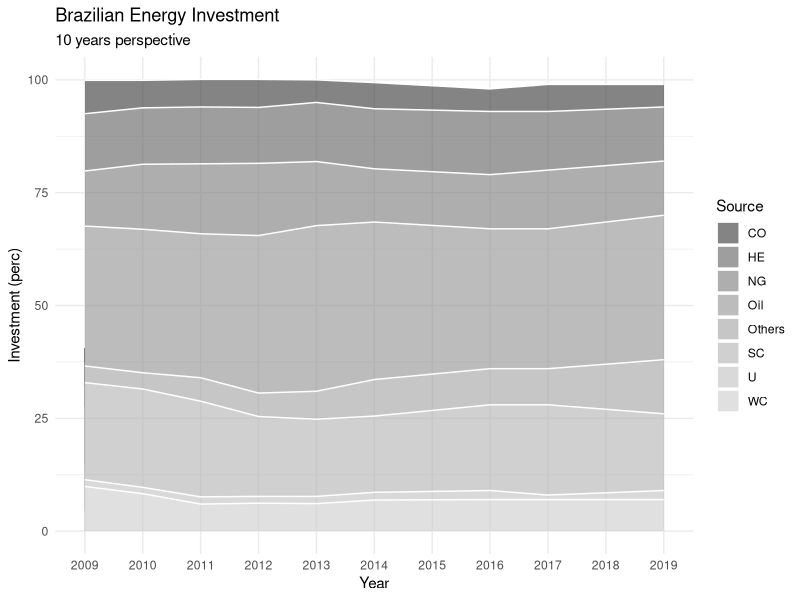
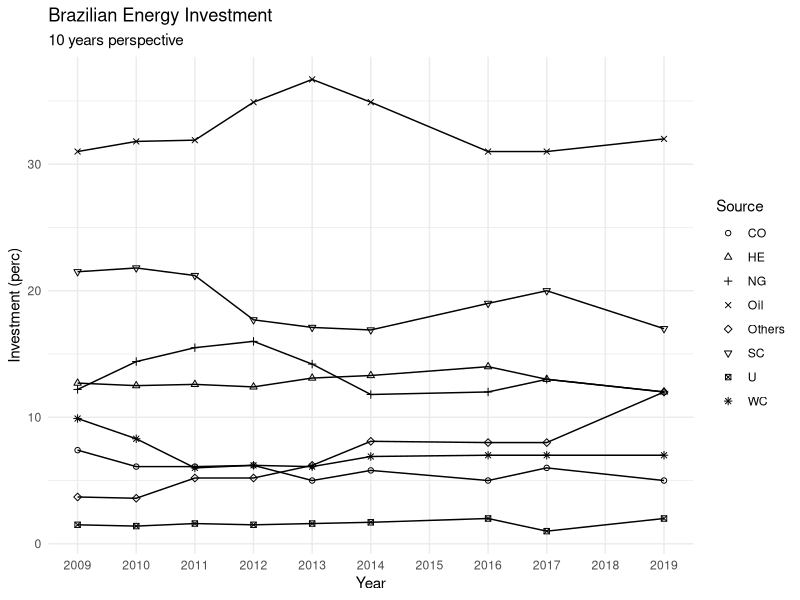
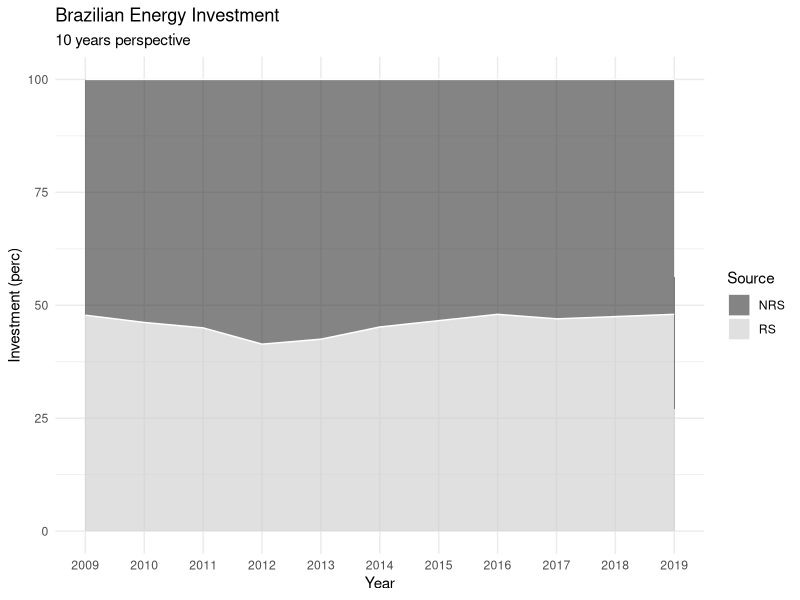
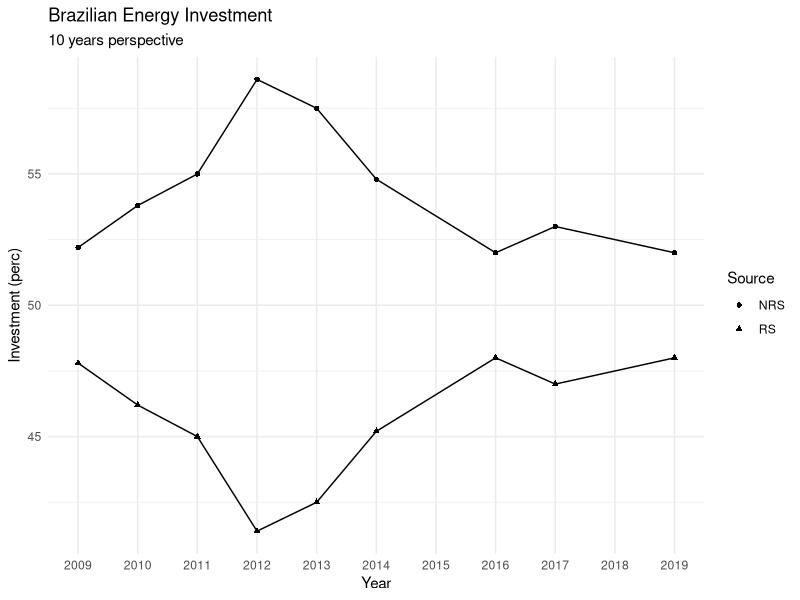
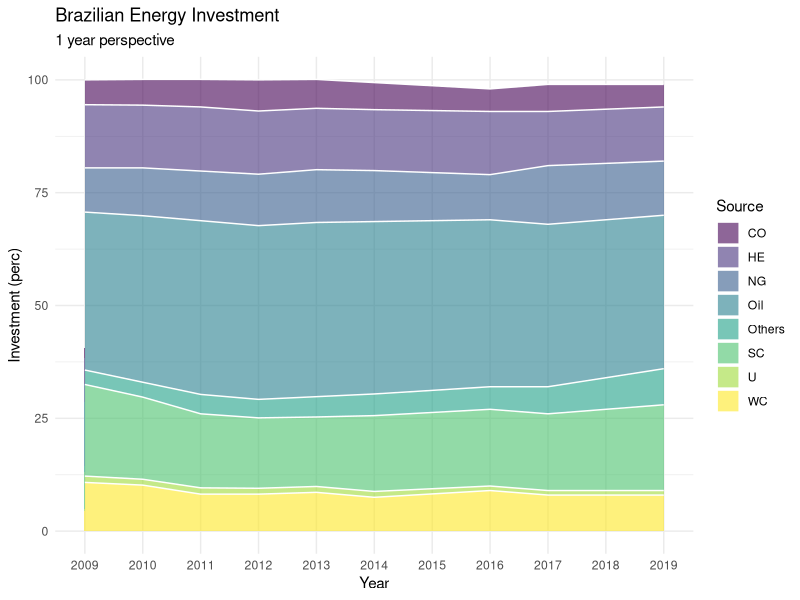
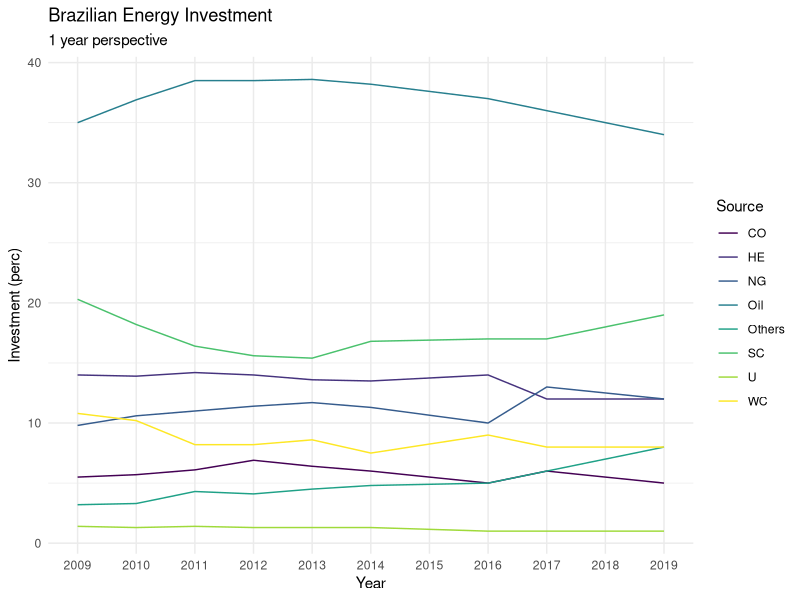
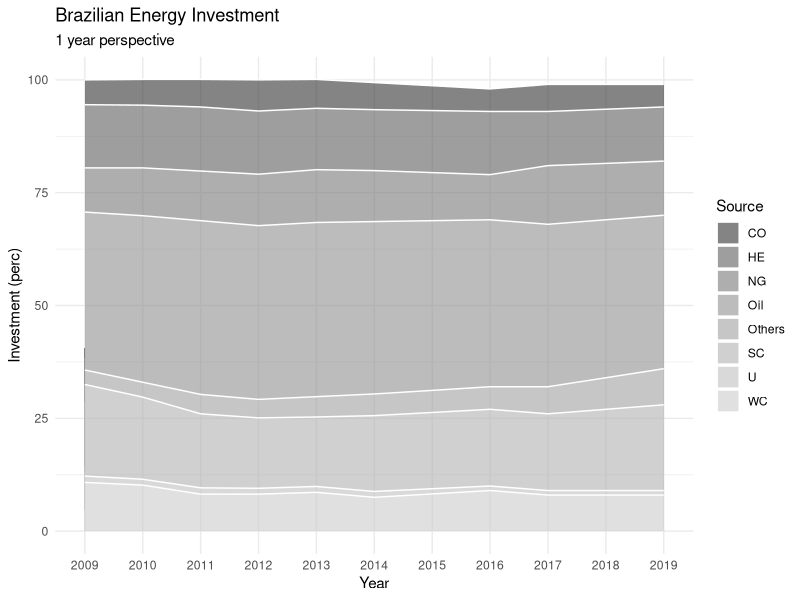
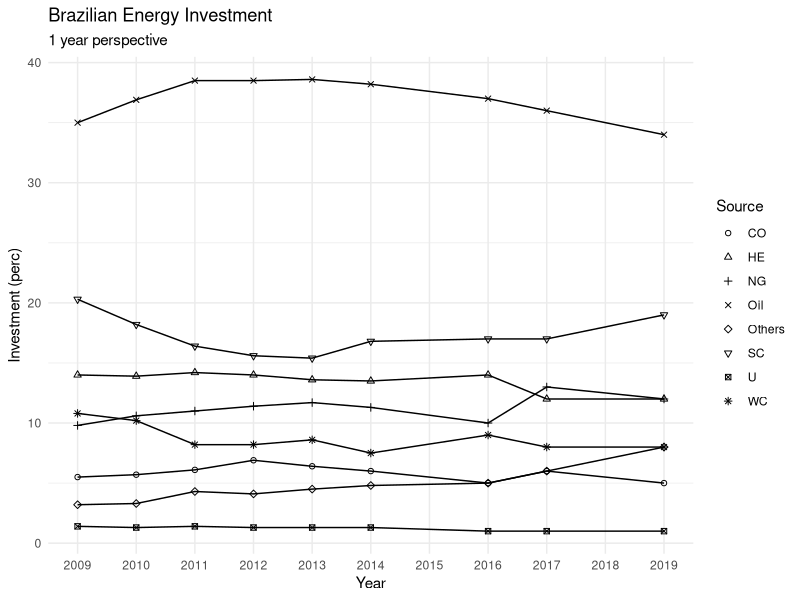

Reproduce these figures in R, in order.
## ---- chunk 1
library(tidyverse)
library(viridis)
database <- read_csv("database.csv")
summary(database)
## ---- chunk 2
database %>%
  select(Year,'10_Oil','10_NG','10_CO','10_U','10_HE','10_WC','10_SC','10_Others') %>%
  pivot_longer(!Year, names_to = "Source", values_to = "Investment") %>%
  mutate(Source = str_sub(Source,4)) %>%
  ggplot(aes(x = Year))+
  geom_area(aes(y = Investment, fill = Source), col = "white", alpha=0.6)+
  scale_fill_grey()+
  ggtitle("Brazilian Energy Investment", subtitle = "10 years perspective")+
  ylab("Investment (perc)")+
  theme_minimal()+
  theme(panel.grid.minor.x = element_blank())+
  scale_x_continuous(breaks = seq(2009,2019,1))
database %>%
  select(Year,'10_Oil','10_NG','10_CO','10_U','10_HE','10_WC','10_SC','10_Others') %>%
  pivot_longer(!Year, names_to = "Source", values_to = "Investment") %>%
  mutate(Source = str_sub(Source,4)) %>%
  ggplot(aes(x = Year))+
  geom_line(aes(y = Investment, group = Source))+
  geom_point(aes(y = Investment, group = Source, shape = Source))+
  scale_shape_manual(values=1:10)+
  ggtitle("Brazilian Energy Investment", subtitle = "10 years perspective")+
  ylab("Investment (perc)")+
  theme_minimal()+
  theme(panel.grid.minor.x = element_blank())+
  scale_x_continuous(breaks = seq(2009,2019,1))

database %>%
  select(Year,'10_NRS','10_RS') %>%
  pivot_longer(!Year, names_to = "Source", values_to = "Investment") %>%
  mutate(Source = str_sub(Source,4)) %>%
  ggplot(aes(x = Year))+
  geom_area(aes(y = Investment, fill = Source), col = "white", alpha=0.6)+
  scale_fill_grey()+
  ggtitle("Brazilian Energy Investment", subtitle = "10 years perspective")+
  ylab("Investment (perc)")+
  theme_minimal()+
  theme(panel.grid.minor.x = element_blank())+
  scale_x_continuous(breaks = seq(2009,2019,1))
database %>%
  select(Year,'10_NRS','10_RS') %>%
  pivot_longer(!Year, names_to = "Source", values_to = "Investment") %>%
  mutate(Source = str_sub(Source,4)) %>%
  ggplot(aes(x = Year))+
  geom_line(aes(y = Investment, group = Source))+
  geom_point(aes(y = Investment, group = Source, shape = Source))+
  scale_color_grey()+
  ggtitle("Brazilian Energy Investment", subtitle = "10 years perspective")+
  ylab("Investment (perc)")+
  theme_minimal()+
  theme(panel.grid.minor.x = element_blank())+
  scale_x_continuous(breaks = seq(2009,2019,1))
## ---- chunk 3
# Colored
database %>%
  select(Year,'1_Oil','1_NG','1_CO','1_U','1_HE','1_WC','1_SC','1_Others') %>%
  pivot_longer(!Year, names_to = "Source", values_to = "Investment") %>%
  mutate(Source = str_sub(Source,3)) %>%
  ggplot(aes(x = Year))+
  geom_area(aes(y = Investment, fill = Source), col = "white", alpha=0.6)+
  scale_fill_viridis(discrete = T)+
  ggtitle("Brazilian Energy Investment", subtitle = "1 year perspective")+
  ylab("Investment (perc)")+
  theme_minimal()+
  theme(panel.grid.minor.x = element_blank())+
  scale_x_continuous(breaks = seq(2009,2019,1))
database %>%
  select(Year,'1_Oil','1_NG','1_CO','1_U','1_HE','1_WC','1_SC','1_Others') %>%
  pivot_longer(!Year, names_to = "Source", values_to = "Investment") %>%
  mutate(Source = str_sub(Source,3)) %>%
  ggplot(aes(x = Year))+
  geom_line(aes(y = Investment, group = Source, col = Source))+
  scale_shape_manual(values=1:10)+
  scale_color_viridis(discrete = T)+
  ggtitle("Brazilian Energy Investment", subtitle = "1 year perspective")+
  ylab("Investment (perc)")+
  theme_minimal()+
  theme(panel.grid.minor.x = element_blank())+
  scale_x_continuous(breaks = seq(2009,2019,1))

#BW

database %>%
  select(Year,'1_Oil','1_NG','1_CO','1_U','1_HE','1_WC','1_SC','1_Others') %>%
  pivot_longer(!Year, names_to = "Source", values_to = "Investment") %>%
  mutate(Source = str_sub(Source,3)) %>%
  ggplot(aes(x = Year))+
  geom_area(aes(y = Investment, fill = Source), col = "white", alpha=0.6)+
  scale_fill_grey()+
  ggtitle("Brazilian Energy Investment", subtitle = "1 year perspective")+
  ylab("Investment (perc)")+
  theme_minimal()+
  theme(panel.grid.minor.x = element_blank())+
  scale_x_continuous(breaks = seq(2009,2019,1))
database %>%
  select(Year,'1_Oil','1_NG','1_CO','1_U','1_HE','1_WC','1_SC','1_Others') %>%
  pivot_longer(!Year, names_to = "Source", values_to = "Investment") %>%
  mutate(Source = str_sub(Source,3)) %>%
  ggplot(aes(x = Year))+
  geom_line(aes(y = Investment, group = Source))+
  geom_point(aes(y = Investment, group = Source, shape = Source))+
  scale_shape_manual(values=1:10)+
  ggtitle("Brazilian Energy Investment", subtitle = "1 year perspective")+
  ylab("Investment (perc)")+
  theme_minimal()+
  theme(panel.grid.minor.x = element_blank())+
  scale_x_continuous(breaks = seq(2009,2019,1))

database %>%
  select(Year,'1_NRS','1_RS') %>%
  pivot_longer(!Year, names_to = "Source", values_to = "Investment") %>%
  mutate(Source = str_sub(Source,3)) %>%
  ggplot(aes(x = Year))+
  geom_area(aes(y = Investment, fill = Source), col = "white", alpha=0.6)+
  scale_fill_grey()+
  ggtitle("Brazilian Energy Investment", subtitle = "1 year perspective")+
  ylab("Investment (perc)")+
  theme_minimal()+
  theme(panel.grid.minor.x = element_blank())+
  scale_x_continuous(breaks = seq(2009,2019,1))
database %>%
  select(Year,'1_NRS','1_RS') %>%
  pivot_longer(!Year, names_to = "Source", values_to = "Investment") %>%
  mutate(Source = str_sub(Source,3)) %>%
  ggplot(aes(x = Year))+
  geom_line(aes(y = Investment, group = Source))+
  geom_point(aes(y = Investment, group = Source, shape = Source))+
  scale_color_grey()+
  ggtitle("Brazilian Energy Investment", subtitle = "1 year perspective")+
  ylab("Investment (perc)")+
  theme_minimal()+
  theme(panel.grid.minor.x = element_blank())+
  scale_x_continuous(breaks = seq(2009,2019,1))
## ---- chunk 4
y1 <- database %>%
  select(Year,'1_Oil','1_NG','1_CO','1_U','1_HE','1_WC','1_SC','1_Others') %>%
  pivot_longer(!Year, names_to = "Source", values_to = "Investment")

y10 <- database %>%
  select(Year,'10_Oil','10_NG','10_CO','10_U','10_HE','10_WC','10_SC','10_Others') %>%
  pivot_longer(!Year, names_to = "Source", values_to = "Investment")

relative <- y1
relative$Investment <- y10$Investment-y1$Investment

relative %>%
  mutate(Source = str_sub(Source,3)) %>%
  ggplot(aes(x = Year))+
  geom_line(aes(y = Investment, group = Source, col = Source), size = 1)+
  geom_hline(yintercept = 0)+
  scale_shape_manual(values=1:10)+
  ggtitle("Brazilian Energy Investment", subtitle = "changes in 10 years")+
  ylab("Investment (perc)")+
  theme_minimal()+
  theme(panel.grid.minor.x = element_blank())+
  scale_x_continuous(breaks = seq(2009,2019,1))

y1 <- database %>%
  select(Year,'1_RS','1_NRS') %>%
  pivot_longer(!Year, names_to = "Source", values_to = "Investment")

y10 <- database %>%
  select(Year,'10_RS','10_NRS') %>%
  pivot_longer(!Year, names_to = "Source", values_to = "Investment")

relativeGeneral <- y1
relativeGeneral$Investment <- y10$Investment-y1$Investment

relativeGeneral %>%
  mutate(Source = str_sub(Source,3)) %>%
  ggplot(aes(x = Year))+
  geom_line(aes(y = Investment, group = Source, col = Source), size = 1)+
  geom_hline(yintercept = 0)+
  scale_shape_manual(values=1:10)+
  ggtitle("Brazilian Energy Investment", subtitle = "changes in 10 years")+
  ylab("Investment (perc)")+
  theme_minimal()+
  theme(panel.grid.minor.x = element_blank())+
  scale_x_continuous(breaks = seq(2009,2019,1))
## ---- chunk 5
database %>%
  select(Year,'0_El','0_En','0_Re','0_Com','0_Pu','0_Agro','0_Trans','0_Ind','0_EF') %>%
  pivot_longer(!Year, names_to = "Source", values_to = "Investment") %>%
  mutate(Source = str_sub(Source,3)) %>%
  ggplot(aes(x = Year))+
  geom_line(aes(y = Investment, group = Source))+
  geom_point(aes(y = Investment, group = Source, shape = Source))+
  scale_shape_manual(values=1:10)+
  scale_color_grey()+
  ggtitle("Brazilian Energy GHG Emissions", subtitle = "")+
  ylab("Emission (MtCO2-eq)")+
  theme_minimal()+
  theme(panel.grid.minor.x = element_blank())+
  scale_x_continuous(breaks = seq(2009,2019,1))

database %>%
  select(Year,'10_El','10_En','10_Re','10_Com','10_Pu','10_Agro','10_Trans','10_Ind','10_EF') %>%
  pivot_longer(!Year, names_to = "Source", values_to = "Investment") %>%
  mutate(Source = str_sub(Source,4)) %>%
  ggplot(aes(x = Year))+
  geom_line(aes(y = Investment, group = Source))+
  geom_point(aes(y = Investment, group = Source, shape = Source))+
  scale_shape_manual(values=1:10)+
  scale_color_grey()+
  ggtitle("Brazilian Energy Sector GHG Emissions", subtitle = "10 years projection")+
  ylab("Emission (MtCO2-eq)")+
  theme_minimal()+
  theme(panel.grid.minor.x = element_blank())+
  scale_x_continuous(breaks = seq(2009,2019,1))
